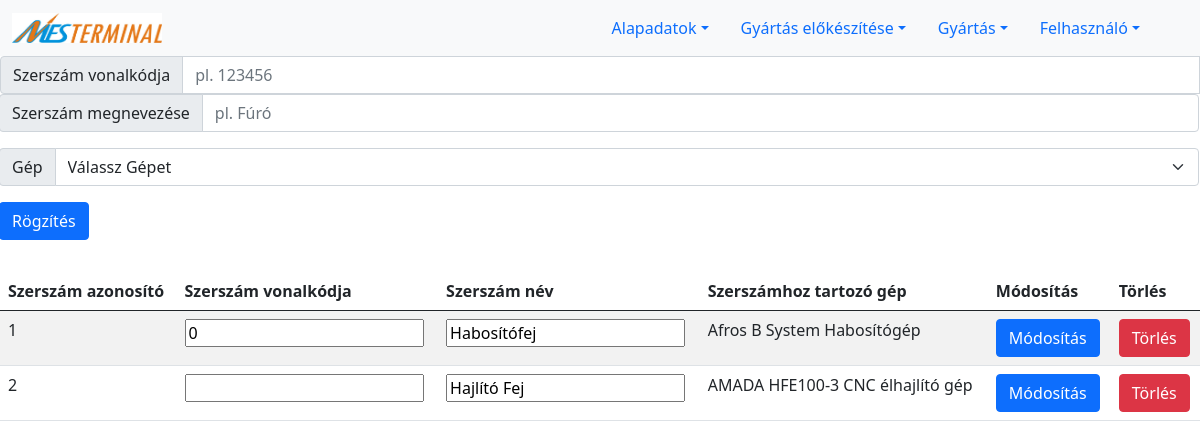
Page /tool.php on the earlier database version.
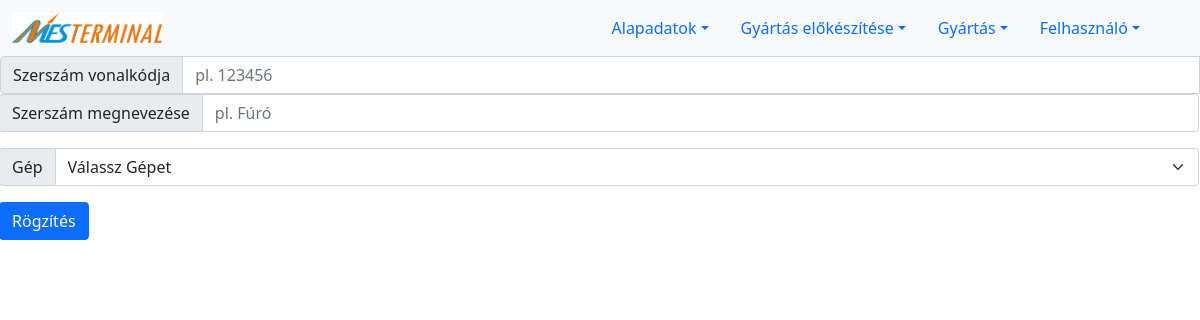
Same page on the later database version.
### tables this page shows
CREATE TABLE `machine_tool` (
  `ID` int(11) NOT NULL,
  `barcode` varchar(11) DEFAULT NULL,
  `machine_ID` int(11) DEFAULT NULL,
  `name` varchar(255) NOT NULL
);

CREATE TABLE `machine` (
  `ID` int(11) NOT NULL,
  `barcode` varchar(11) DEFAULT NULL,
  `name` varchar(255) NOT NULL
);

### tool.php (the view, shortened to what this page needs)
<?php
include_once("connection.php");
if(!isset($_SESSION['aid'])){
    $adminId='';
}
else{
    $adminId=$_SESSION['aid'];
}
if($adminId != 0){
print '
<form action="feldolgozok/newTool.php" method="POST">
<div class="input-group mb-3">
<span class="input-group-text" id="basic-addon1">Szerszám vonalkódja</span>
  <input type="text" name="tool_barcode" class="form-control" placeholder="pl. 123456 ">
<div class="input-group mb-3">
  <span class="input-group-text" id="basic-addon1">Szerszám megnevezése</span>
  <input type="text" name="tool_name" class="form-control" placeholder="pl. Fúró " required>
</div>
<div class="input-group mb-3">
<label class="input-group-text" for="machines">Gép</label>
<select name="machineId" class="form-select" id="machines">
  <option value=" " selected>Válassz Gépet</option>
';
print '
</select>
</div>
<div class="input-group mb-3">
  <input type="submit" value="Rögzítés" class="btn btn-primary">
</div>
</div>
</form>
';
include_once("lists/listTools.php");
}
?>

### lists/listTools.php (shortened to what this page needs)
<?php
include "connection.php";
$sql="SELECT machine_tool.ID as tool_id, machine_tool.barcode as tool_barcode, machine_tool.name as tool_name,
machine.name as machine_name
 from `machine_tool` inner join machine on machine_tool.machine_ID=machine.ID";
$resultSQL = $conn -> query($sql);
if ($resultSQL->num_rows > 0) {
    print '
    <div style="overflow: hidden">
    <table class="table table-striped">
        <thead>
        <tr>
            <th scope="col">Szerszám azonosító</th>
            <th scope="col">Szerszám vonalkódja</th>
            <th scope="col">Szerszám név</th>
            <th scope="col">Szerszámhoz tartozó gép</th>
            <th scope="col">Módosítás</th>
            <th scope="col">Törlés</th>
        </tr>
        </thead>
        <tbody>
        ';
    while($row = $resultSQL->fetch_assoc()) {
        print '
            <tr>
            <form action="feldolgozok/modifyTool.php" method="POST">
            <td>'.$row["tool_id"].'</td>
            <td><input type="text" name="tool_barcode" value="'.$row["tool_barcode"].'"></td>
            <td><input type="text" name="toolName" value="'.$row["tool_name"].'"></td>
            <td>'.$row["machine_name"].'</td>
            <td><Button type="submit" name="toolId" value="'.$row["tool_id"].'" class="btn btn-primary">Módosítás</button></td>
            </form>
            <form action="feldolgozok/deleteTool.php" method="POST">
            <td><Button type="submit" name="toolId" value="'.$row["tool_id"].'" class="btn btn-danger">Törlés</button>
            </form>
            </tr>';
    }
    print '
        </tbody>
        </table>
        </div>';
}
?>

Differences in the rows shown:
removed machine_tool: ID "1", tool_barcode "0", toolName "Habosítófej", machine_ID.name "Afros B System Habosítógép"
removed machine_tool: ID "2", toolName "Hajlító Fej", machine_ID.name "AMADA HFE100-3 CNC élhajlító gép"
Other differences:
text no longer shown: "Szerszám azonosító Szerszám vonalkódja Szerszám név Szerszámhoz tartozó gép Módosítás Törlés"
